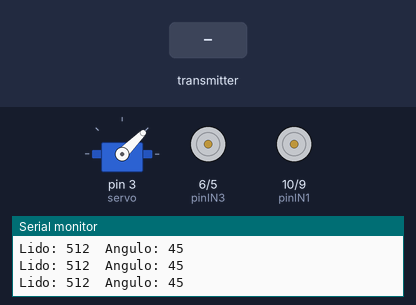
The sketch below on a simulated Arduino Uno, built with avr-gcc and run on an emulated ATmega328P. Shown: servo, motor-driver pin pairs drawn as motors (green arrow = first pin HIGH = forward, orange = second pin HIGH = backward, longer = more drive), the last lines printed to the serial monitor. Inputs (shaded band) come from the test bench. No radio packets arrive unless stated.

Above: at 1.2 s.
1.3 s: the transmitter starts sending pot2 = 0
At 2.5 s:
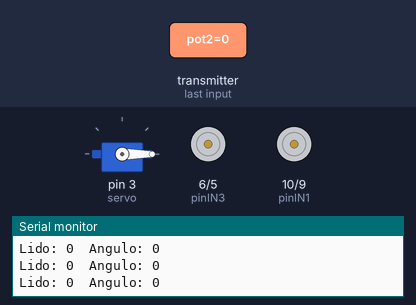
2.8 s: the transmitter starts sending pot2 = 256
At 3.7 s:
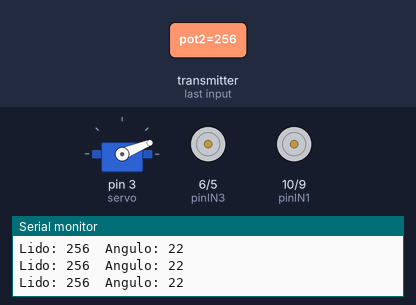
4.3 s: the transmitter starts sending pot1 = 0
At 5.1 s:
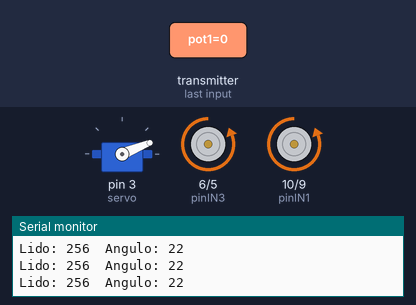
5.8 s: the transmitter starts sending pot1 = 256
At 6.5 s:
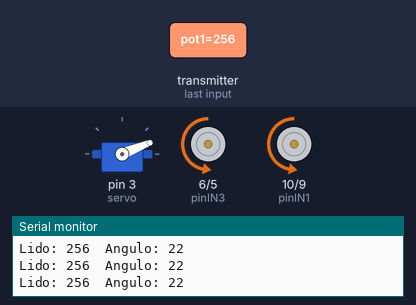
7.3 s: the transmitter starts sending pot2 = 1023
At 8.0 s:
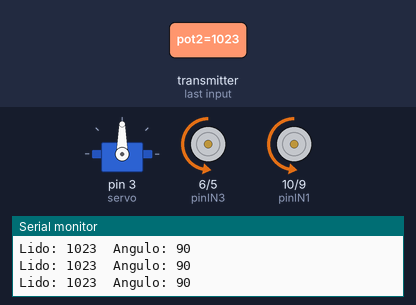
8.8 s: the transmitter starts sending pot2 = 512
At 10.2 s:
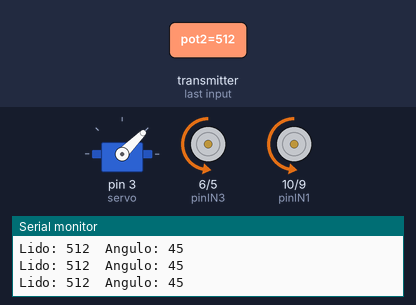
Timing chart, 0 to 11.3 s (numbered marks = the images above; inputs shaded):
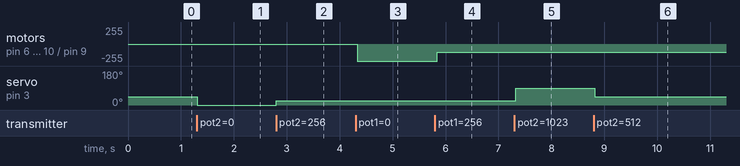

Measured:
- after the input at 1.3 s, servo on pin 3 (servo): 45° → 0° at once
- after the input at 2.8 s, servo on pin 3 (servo): 0° → 22° at once
- after the input at 4.3 s, motor on pin 6 (pinIN3) / pin 5 (pinIN4), motor on pin 10 (pinIN1) / pin 9 (pinIN2): stopped → backward 255/255 at once
- after the input at 5.8 s, motor on pin 6 (pinIN3) / pin 5 (pinIN4), motor on pin 10 (pinIN1) / pin 9 (pinIN2): backward 255/255 → backward 127/255 at once
- after the input at 7.3 s, servo on pin 3 (servo): 22° → 90° at once
- after the input at 8.8 s, servo on pin 3 (servo): 90° → 45° at once

The sketch:

Q0008-Sketch-Carro.ino
```cpp
#include <Servo.h>

#include <RF24.h>


//*************** Definição dos Pinos ***********************
#define pinCE  7
#define pinCSN 8
#define pinIN1 10
#define pinIN2 9
#define pinIN3 6
#define pinIN4 5

//*************** Definição do Servo ***********************
Servo servo;

struct tipoDadosRF
{
   int pot1 = 512;
   int pot2 = 512;
   boolean botao = false;
};
tipoDadosRF dadosRF;

RF24 radio(pinCE,pinCSN);

const uint64_t pipeOut = 0xE8F8F1F5E1LL;


void setup() {
  //*************** Controle do RF ***********************
  radio.begin();
  radio.setPALevel( RF24_PA_LOW );     //RF24_PA_MIN  / RF24_PA_LOW / RF24_PA_HIGH / RF24_PA_MAX
  radio.setDataRate( RF24_250KBPS );   //RF24_250KBPS / RF24_1MBPS  / RF24_2MBPS
  radio.openReadingPipe(1, pipeOut);
  radio.startListening();


  //*************** Controle do Carro ************
  pinMode(pinIN1, OUTPUT);
  pinMode(pinIN2, OUTPUT);
  pinMode(pinIN3, OUTPUT);
  pinMode(pinIN4, OUTPUT);

  servo.attach(3);
  Serial.begin(9600);

}


void loop() {
  //*************** Controle do RF ***********************
  if (radio.available()) {
     radio.read( &dadosRF, sizeof(tipoDadosRF) );
  }


  //*************** Controle do Carro ************


      //*************** Direção - Esquerda ou Direita ************
      int angulo = map(dadosRF.pot2, 0, 1022, 0, 90);
      servo.write(angulo);
      //delay(50);

      Serial.print("Lido: ");
      Serial.print(dadosRF.pot2);
      Serial.print("  Angulo: ");
      Serial.println(angulo);
      //Serial.print(" Rádio Disponivel: ");
      //boolean estaAtivo = radio.available();
      //Serial.println(estaAtivo);


     if (dadosRF.pot1 < 512) {
        //Reverso
        int velocidade = map(dadosRF.pot1, 511, 0, 0, 255);

        analogWrite(pinIN1, 0);
        analogWrite(pinIN2, velocidade);

        analogWrite(pinIN3, 0);
        analogWrite(pinIN4, velocidade);
     } else {
        //Para frente
        int velocidade = map(dadosRF.pot1, 512, 1023, 0, 255);

       analogWrite(pinIN1, velocidade);
       analogWrite(pinIN2, 0);

       analogWrite(pinIN3, velocidade);
       analogWrite(pinIN4, 0);
     }
  }
```
